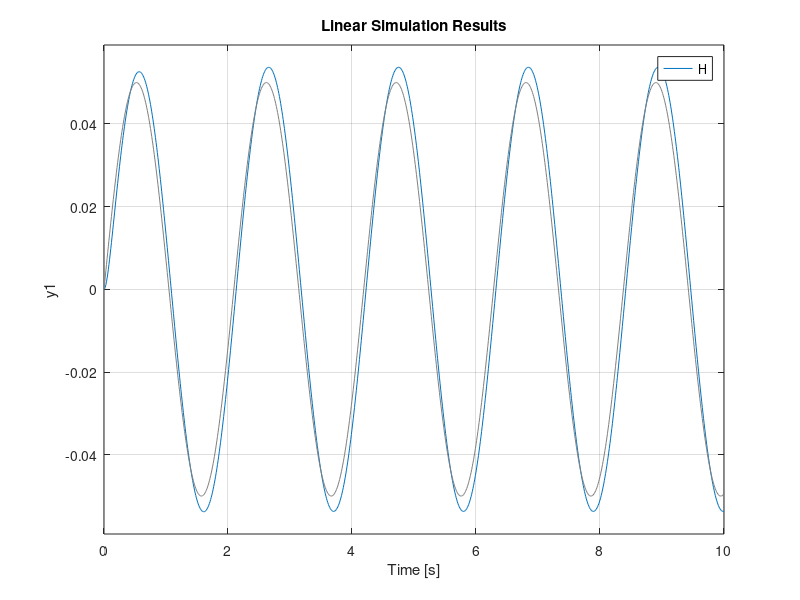
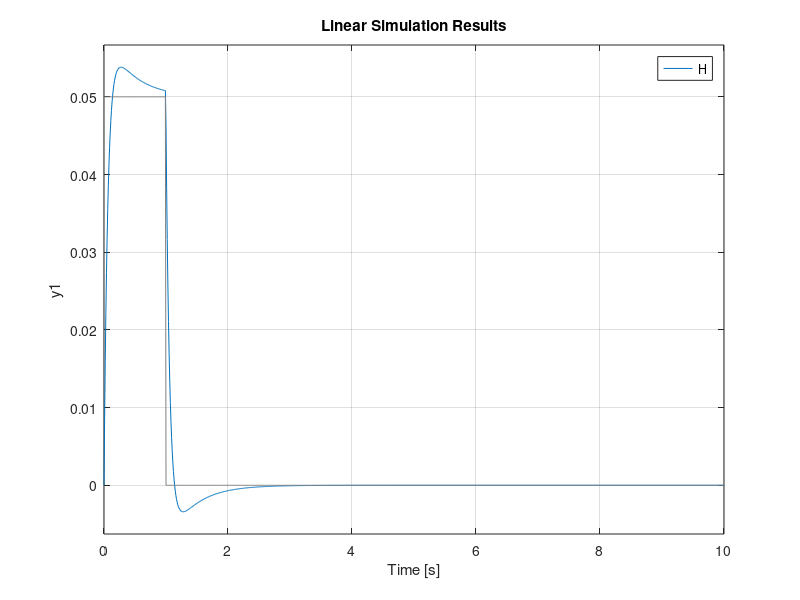
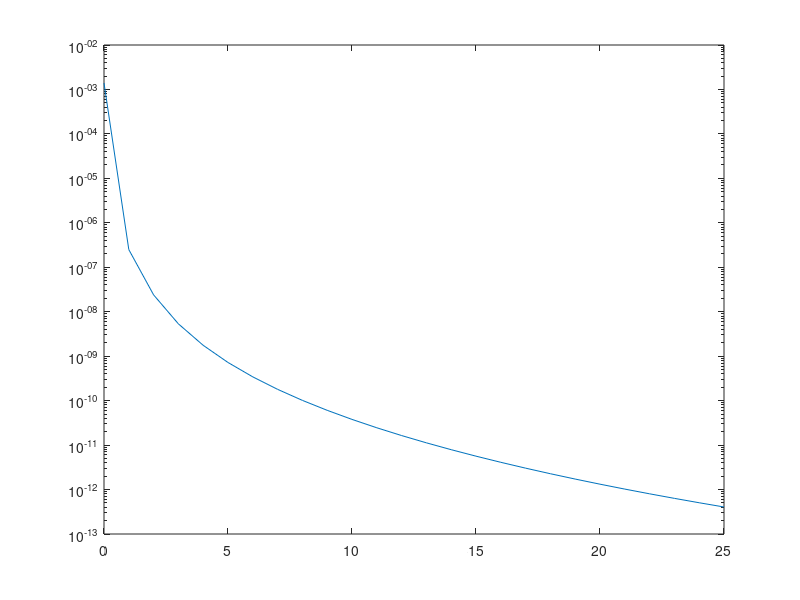

Write MATLAB code to recreate these figures, in order.
clc;
clear all;

%%TASK 1.1
m_p = 0.16; %kg
c_p = 3; %Ns/m
k_p = 6.32; %N/m
c_p1 = 0;

w_n = sqrt(k_p/m_p);
zeta= c_p/(2*sqrt(k_p*m_p));
zeta1 = c_p1/(2*sqrt(k_p*m_p));
%%TASK 1.3
H = tf([0,2*zeta*w_n,w_n^2],[1,2*zeta*w_n,w_n^2])
H1 = tf([0,2*zeta1*w_n,w_n^2],[1,2*zeta1*w_n,w_n^2])
% fr= 0:0.01:100;
% [mag,phase,wout] = bode(H1,fr);
% bode(H,H1);
% bode(H1);

%% task 1.3

%% sine excitation
t = 0:0.01:10;
excitation_sin = 0.05*sin(3*t);

% figure()
% plot(t,excitation_sin)

figure(1)
lsim(H,excitation_sin,t) % sine excitation
hold on;
 %% Impulse
stepinput = 0.05*ones([1 length(t)]);
for i = 101:length(t)
   stepinput(i) = 0; 
end

figure(2)
lsim(H,stepinput,t) % impulse excitation
hold on;
 %%PSD
w = 0:25;
PSD = (4.028e-7)./((2.88e-4)+(0.68*w.^2)+w.^4);
Hfreqdomain = freqresp(H,w);
H = abs(Hfreqdomain(:))';
PSD = H.^2.*PSD;

figure(3)
semilogy(w,PSD)
hold on;
